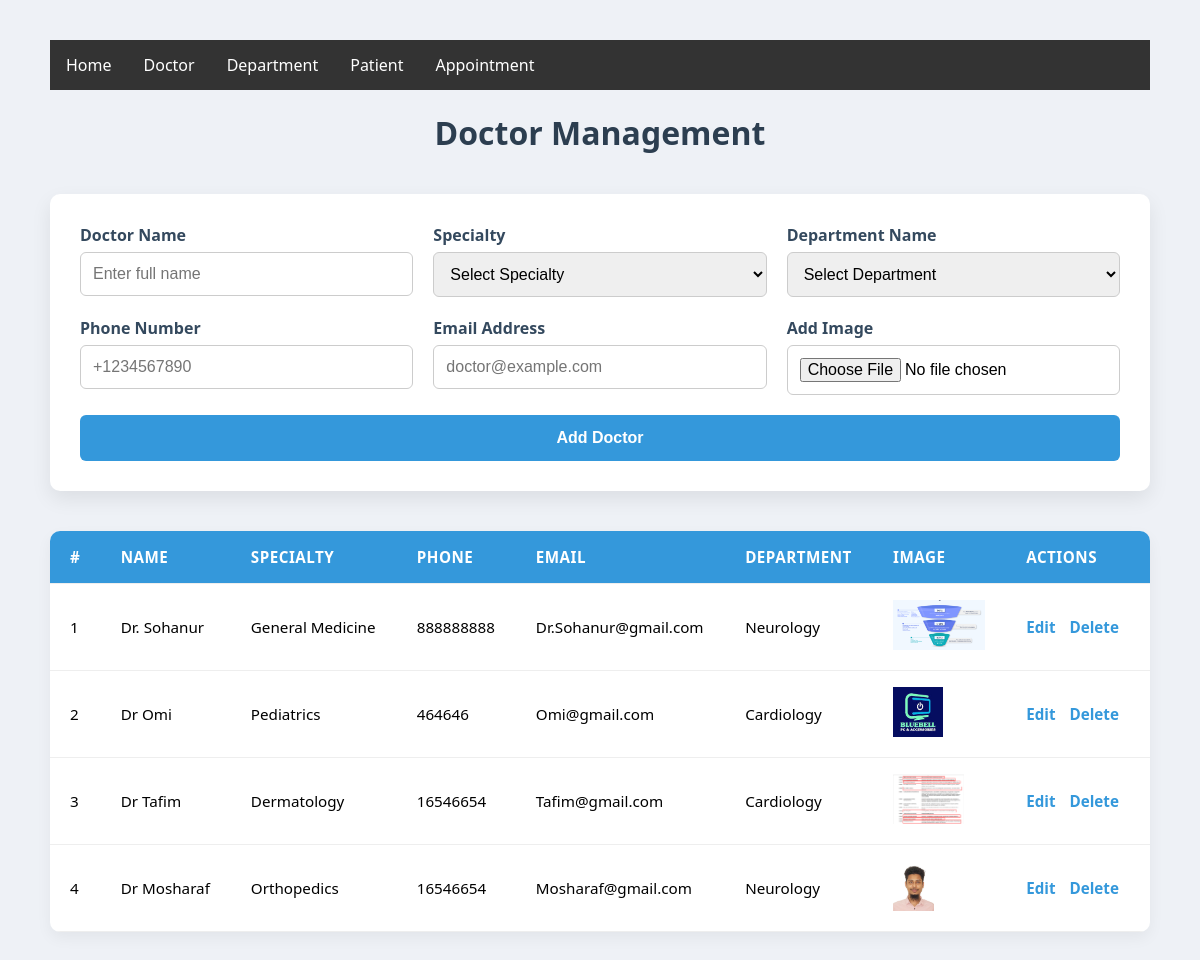
/doctorPage/, run on an earlier commit of the app's database.
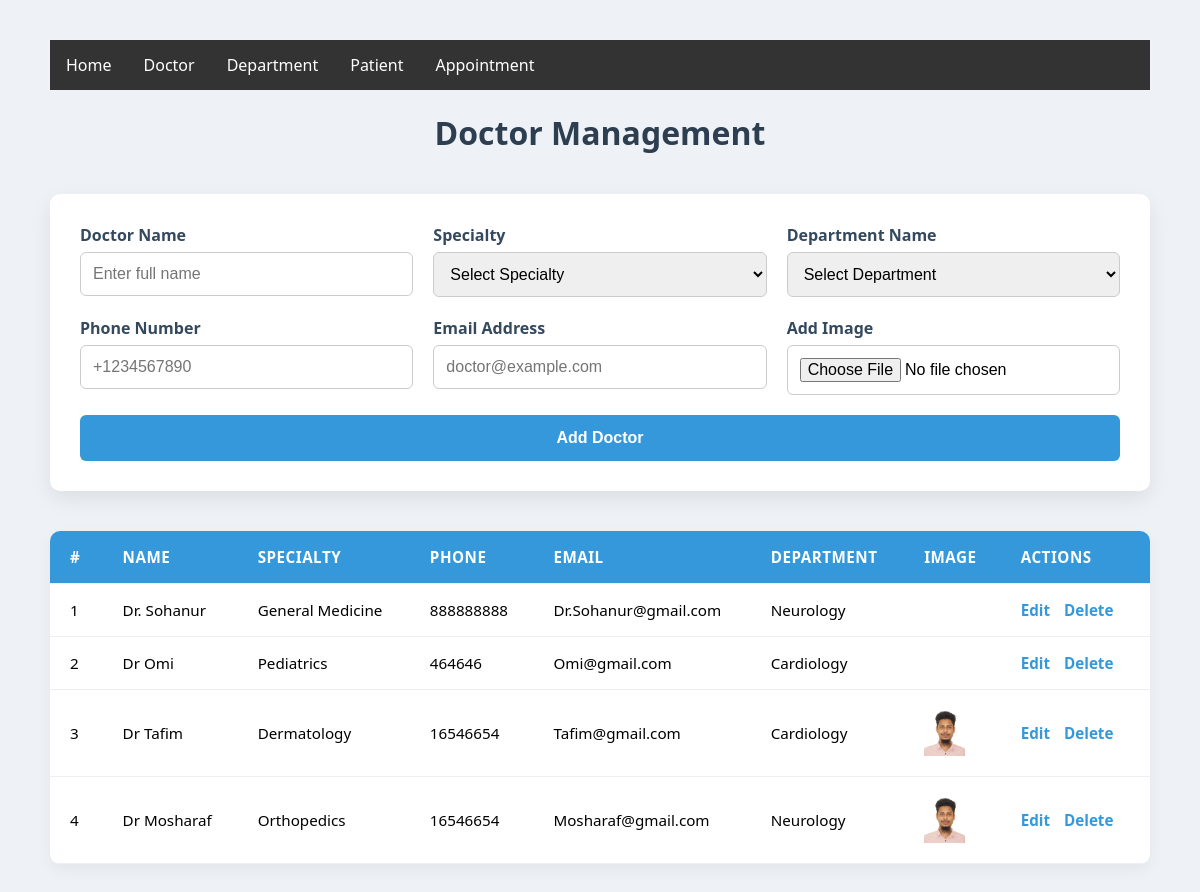
And on a later commit of the database.
### myApp/models.py (models this page shows, shortened)
class DoctorModel(models.Model):
    DoctorName=models.CharField(max_length=100,null=True)
    Specialization=models.CharField(max_length=100,null=True)
    phone=models.CharField(max_length=100,null=True)
    email=models.EmailField(max_length=100,null=True)
    department=models.ForeignKey(DepartmentModel,max_length=100,null=True,on_delete=models.CASCADE,related_name="my_department")
    doctor_image=models.ImageField(null=True,upload_to="Media/Doctor_Picture")

class DepartmentModel(models.Model):
    DepartmentName=models.CharField(max_length=100,null=True)
    DepartmentDescription=models.TextField(max_length=100,null=True)

### myApp/views.py (the view, shortened to what this page needs)
# urls.py: path('doctorPage/',doctorPage,name="doctorPage"),
def doctorPage(request):
    doctors=DoctorModel.objects.all()
    departments=DepartmentModel.objects.all()
    context={
        'doctors':doctors,
        'departments':departments
    }
    return render(request,"doctorPage.html",context)

### Templates/doctorPage.html (shortened to what this page needs)
{% extends 'base.html' %}
{% block body %}
<!DOCTYPE html>
<html lang="en">
<head>
</head>
<body>
  <h1>Doctor Management</h1>
  <form method="POST" action="" enctype="multipart/form-data">
    <div>
      <label for="name">Doctor Name</label>
      <input type="text" id="name" name="name" placeholder="Enter full name" required />
    </div>
    <div>
      <label for="specialty">Specialty</label>
      <select id="specialty" name="specialty" required>
        <option value="" disabled selected>Select Specialty</option>
      </select>
    </div>
    <div>
      <label for="department">Department Name</label>
      <select id="department" name="Departmet_id" required>
        <option value="" disabled selected>Select Department</option>
      </select>
    </div>
    <div>
      <label for="phone">Phone Number</label>
      <input type="tel" id="phone" name="phone" placeholder="+1234567890" required />
    </div>
    <div>
      <label for="email">Email Address</label>
      <input type="email" id="email" name="email" placeholder="doctor@example.com" required />
    </div>
     <div>
      <label for="email">Add Image</label>
      <input type="file" id="email" name="Doctor_Image"  required />
    </div>
    <button type="submit">Add Doctor</button>
  </form>
  <table>
    <thead>
      <tr>
        <th>#</th>
        <th>Name</th>
        <th>Specialty</th>
        <th>Phone</th>
        <th>Email</th>
        <th>Department</th>
        <th>Image</th>
        <th>Actions</th>
      </tr>
    </thead>
    <tbody>
      {% if doctors %}
        {% for i in doctors %}
          <tr>
            <td>{{ forloop.counter }}</td>
            <td>{{ i.DoctorName }}</td>
            <td>{{ i.Specialization }}</td>
            <td>{{ i.phone }}</td>
            <td>{{ i.email }}</td>
            <td>{{ i.department.DepartmentName }}</td>
            <td>
              {% if i.doctor_image %}
                   <img src="{{i.doctor_image.url}}" height="50px" alt="">
              {% endif %}
            </td>
            <td class="actions">
              <a href="{% url 'DoctoreditPage' i.id %}">Edit</a>
              <a href="{% url 'DoctordeletePage' i.id %}">Delete</a>
            </td>
          </tr>
        {% endfor %}
      {% else %}
        <tr>
          <td colspan="7" class="no-data">No doctors added yet.</td>
        </tr>
      {% endif %}
    </tbody>
  </table>
</body>
</html>
{% endblock body %}

What changed in the data, as far as the page shows it:
changed DoctorModel "Dr. Sohanur": doctor_image: picture removed
changed DoctorModel "Dr Omi": doctor_image: picture removed
changed DoctorModel "Dr Tafim": doctor_image: a different picture
